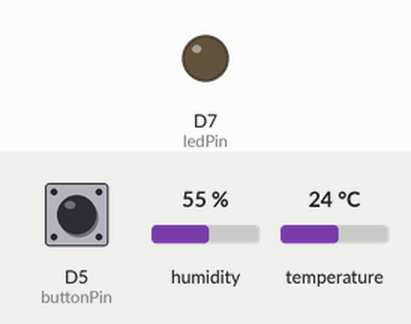
Bench run of a sketch on a simulated ESP8266 (NodeMCU). Parts: output pins drawn as LEDs (lit = HIGH). The inputs (shaded band) are chosen by the test bench; at power-on: D5 (buttonPin) LOW, humidity 55 %, temperature 24 °C. WiFi joins after 1.5 s; servers stay silent unless stated; no MQTT or app messages arrive unless stated; what the sketch prints to the serial monitor is not drawn.

Above: at 3.8 s.
3.9 s: D5 (buttonPin) pulled HIGH for 0.15 s
At 4.4 s:
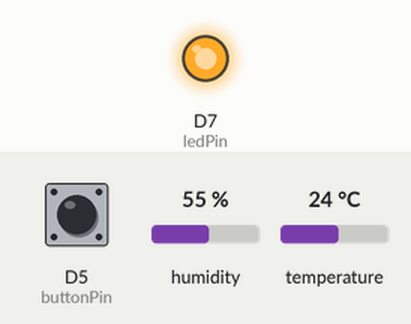
18.0 s: D5 (buttonPin) pulled HIGH for 1 s
33.0 s: D5 (buttonPin) pulsed HIGH 5 times (0.12 s each, 0.3 s apart)
48.5 s: D5 (buttonPin) driven HIGH
Timing chart, 0 to 62.1 s (numbered marks = the images above; inputs shaded):
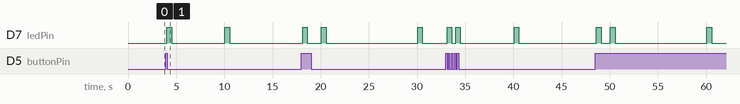

The sketch:

fsm-debounce.ino
```cpp
#include "fsm_config.h"
#include <ESP8266WiFi.h>
#include <PubSubClient.h>
#include <DHT.h>;

#define DHTPIN D3     // what pin we're connected to
#define DHTTYPE DHT22   // DHT 22  (AM2302)
DHT dht(DHTPIN, DHTTYPE); //// Initialize DHT sensor for normal 16mhz Arduino

WiFiClient espClient;
PubSubClient client(espClient);

const char* ssid = "teste";
const char* password = "adailson007";
const char* mqtt_server = "things.ubidots.com";

float hum;
float temp;
int contador= 0;
const int ledPin = D7;
const int buttonPin = D5;
int estadoBotao = 0;
int estadoLed = 0;

long tempoDaUltimaMensagem = 0;
char msg[50];
char msg2[50];
char msg3[50];
char teste[20];

long tempoPressionado = 3000;
int buttonState = LOW;             // armazena a leitura atual do botao
int lastButtonState = LOW;         // armazena a leitura anterior do botao
unsigned long lastDebounceTime = 0;  // armazena a ultima vez que a leitura da entrada variou
unsigned long debounceDelay = 50;    // tempo utilizado para implementar o debounce

// definicao das funcoes relativas a cada estado

event btn_envio_state(void) {
  Serial.println("Tentando enviar os dados pelo botão...! ");
  contador++;
  if(enviar_dados()){
  digitalWrite(ledPin, HIGH);
  Serial.print("Temperatura: ");
  Serial.println(temp);
  Serial.print("Humidade: ");
  Serial.println(hum);
  Serial.print("Variável contador: ");
  Serial.println(contador);
  delay(500);
  digitalWrite(ledPin, LOW);
  Serial.println("Dados enviados! ");
  delay(100);
  return evento_gerenciador;
  }
  return evento_btn;
}

event tempo_envio_state(void) {
  Serial.println("Tentando enviar os dados pelo tempo 10s...! ");
  if(enviar_dados()){
  digitalWrite(ledPin, HIGH);
  Serial.print("Temperatura: ");
  Serial.println(temp);
  Serial.print("Humidade: ");
  Serial.println(hum);
  delay(500);
  digitalWrite(ledPin, LOW);
  Serial.println("Dados enviados! ");
  delay(100);
  return evento_gerenciador;
  }
  return evento_tempo;
}

event conexao_wifi_state(void) {
  Serial.print("Connecting to ");
  Serial.println(ssid);
  WiFi.begin(ssid, password);
  if (WiFi.status() == WL_CONNECTED) {
    Serial.println("WiFi connected");
    Serial.println("IP address: ");
    Serial.println(WiFi.localIP());
    Serial.println("Indo para o estado MQTT");
    return evento_mqtt;
  } else {
    Serial.print(".");
    Serial.println("Tentando  conexão com WIFI!");
    delay(3000);
    return evento_wifi;
  }
}

event conexao_mqtt_state(void) {
  //client.setServer(mqtt_server, 1883);
  Serial.print("Attempting MQTT connection...");
  if (client.connect("ESP8266Client", "A1E-KqqzbpU37bzMoWVPnwi8Z9kRTMj2Fn", "")) {
    Serial.println("connected");
    Serial.println("Indo para o estado GERENCIADOR!");
    return evento_gerenciador;
  } else {
    Serial.println("failed, rc=");
    Serial.print(client.state());
    Serial.println(" try again in 2 seconds");
    delay(2000);
    Serial.println("Continuo no estado MQTT!");
    return evento_mqtt;
  }
}

event gerenciador_state(void) {
  long now = millis();
  if (read_button()==true) {
    Serial.println("Indo para o estado envio BOTÃO!");
    return evento_btn;
  } else if (now - tempoDaUltimaMensagem >= 10000) {
    tempoDaUltimaMensagem = now;
    Serial.println("Indo para o estado envio por TEMPO !");
    return evento_tempo;
  } else {
    Serial.println("Continuo no estado gerenciador!");
    return evento_gerenciador;
  }
}

event sair_state(void) {
    Serial.println("ESTADO SAÍDA LED FICA PISCANDO!");
    digitalWrite(ledPin, HIGH);
    delay(1000);
    digitalWrite(ledPin, LOW);
    delay(600);
    return evento_sair;
}

// variaveis que armazenam estado atual, evento atual e funcao de tratamento do estado atual
state cur_state = ENTRY_STATE;
event cur_evt;
event (* cur_state_function)(void);

// implementacao de funcoes auxiliares
int read_button() {
  int reading = digitalRead(buttonPin);
  if (reading != lastButtonState) {
    lastDebounceTime = millis();
  }
  lastButtonState = reading;
  if ((millis() - lastDebounceTime) > debounceDelay) {
    if (reading != buttonState) {
      buttonState = reading;
      if (buttonState == HIGH) {
        return true;
      }
    }
  }
  return false;
}

void setup() {
  client.setServer(mqtt_server, 1883);
  pinMode(buttonPin, INPUT);
  pinMode(ledPin, OUTPUT);
  dht.begin();
  Serial.begin(115200);
}

int enviar_dados() {
  client.connect("ESP8266Client", "A1E-KqqzbpU37bzMoWVPnwi8Z9kRTMj2Fn", "");
  hum = dht.readHumidity();
  temp= dht.readTemperature();
  snprintf (msg, 75, "{\"value\":%s}", dtostrf(temp, 4, 6, teste));
  snprintf (msg2, 75, "{\"value\":%s}", dtostrf(hum, 4, 6, teste));
  snprintf (msg3, 75, "{\"value\":%s}", dtostrf(contador, 4, 6, teste));
  client.publish("/v1.6/devices/projeto-ih/temperatura", msg);
  client.publish("/v1.6/devices/projeto-ih/humidade", msg2);
  client.publish("/v1.6/devices/projeto-ih/contador", msg3);
  return true;
}

void loop() {
  cur_state_function = state_functions[cur_state];
  cur_evt = (event) cur_state_function();
  if (EXIT_STATE == cur_state)
    return;
  cur_state = lookup_transitions(cur_state, cur_evt);
}
```

fsm_config.h
```cpp
#define NUM_STATES 6
#define NUM_EVENTS 6

// definicao dos possiveis eventos gerados pelos estados da FSM
typedef enum event_ {evento_wifi, evento_mqtt, evento_gerenciador, evento_btn, evento_tempo, evento_sair} event;
// definicao das funcoes que implementam o comportamento de cada estado
event conexao_wifi_state(void);
event conexao_mqtt_state(void);
event gerenciador_state(void);
event btn_envio_state(void);
event tempo_envio_state(void);
event sair_state(void);

// array de ponteiros para as funcoes dos estados
event (* state_functions[])(void) = {conexao_wifi_state, conexao_mqtt_state, gerenciador_state, btn_envio_state,
                                    tempo_envio_state, sair_state};
// definicao dos nomes dos estados
typedef enum state_ {wifi, mqtt, gerenciador, btn_envio, tempo_envio, sair} state;
// estrutura que define as transicoes dos estados
state state_transitions[NUM_STATES][NUM_EVENTS] = {{wifi, mqtt, wifi, wifi, wifi,wifi},
                                                   {mqtt, mqtt, gerenciador, mqtt, mqtt, mqtt},
                                                   {gerenciador, gerenciador,gerenciador, btn_envio,tempo_envio,gerenciador},
                                                   {btn_envio, btn_envio,gerenciador, btn_envio, btn_envio, btn_envio},
                                                   {tempo_envio, tempo_envio, gerenciador, tempo_envio, tempo_envio, tempo_envio},
                                                   {sair, sair, sair, sair, sair, sair}};
// definicao dos estados inicial e final
#define EXIT_STATE sair
#define ENTRY_STATE wifi

// funcao que implementa a transicao de estados
state lookup_transitions(state cur_state, event cur_evt) {
  return state_transitions[cur_state][cur_evt];
}
```
